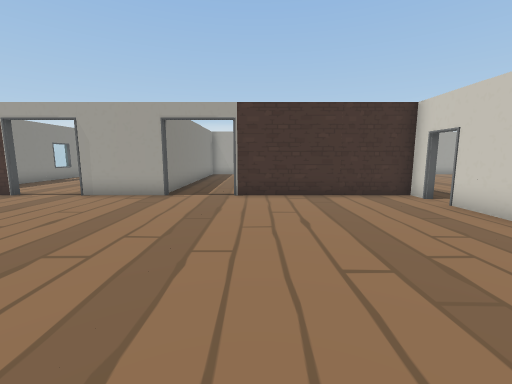
[1] (above)

24 first-person views from a walk through a Unity game level. The camera is 1.3 m above the floor, tilts 8° down and sees 90° across. The floor is counted in squares, 1 m on a side. Each view is taken from the middle of a square. On the plan, view 1 faces up. The plan holds only what a view shows up to about 13 squares ahead; the rest is blank. The place goes on beyond the plan. Door leaves are left out, so doorways stand open.

[2]
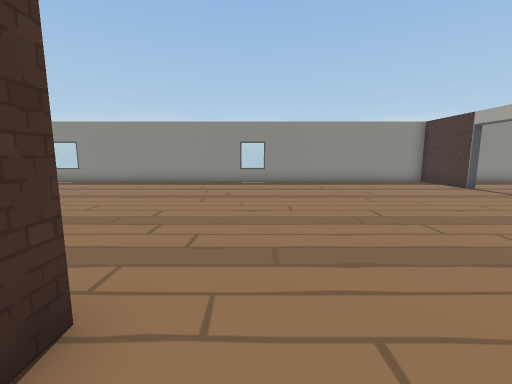

[3]
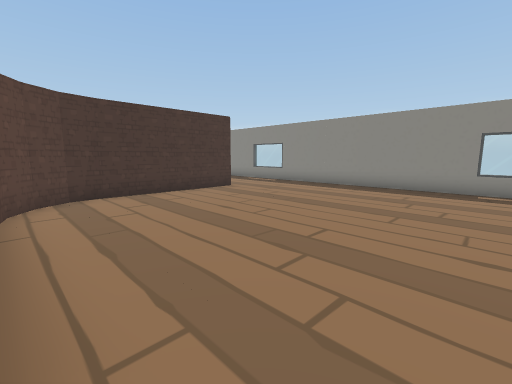

[4]
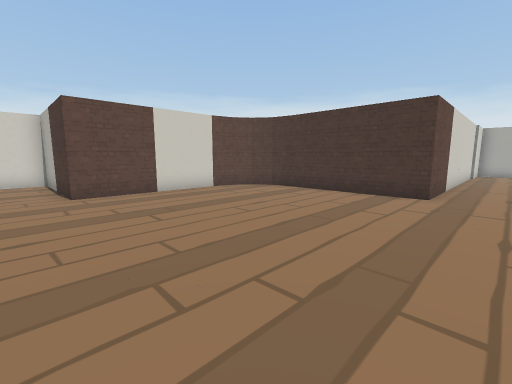

[5]
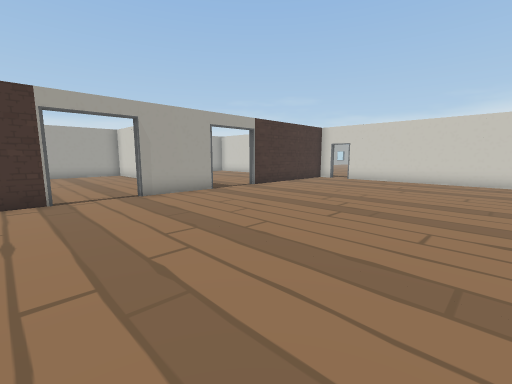

[6]
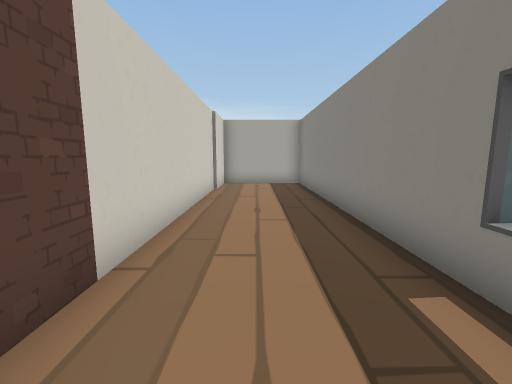

[7]
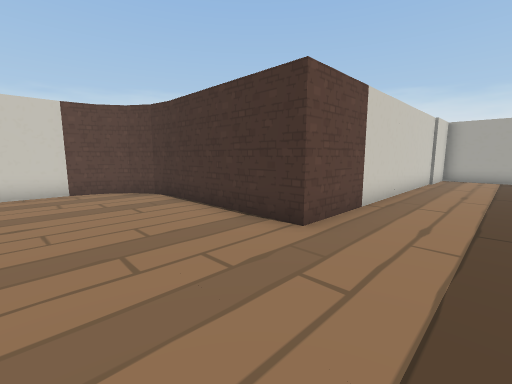

[8]
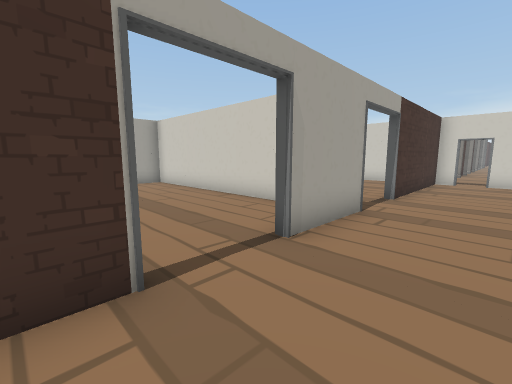

[9]
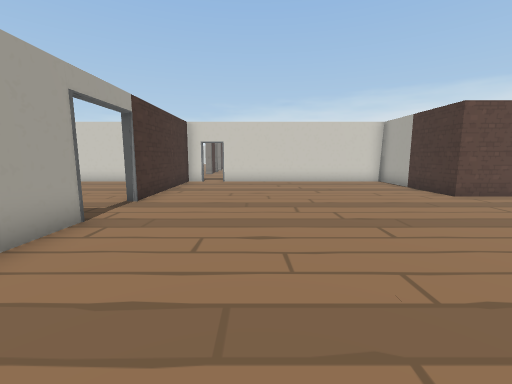

[10]
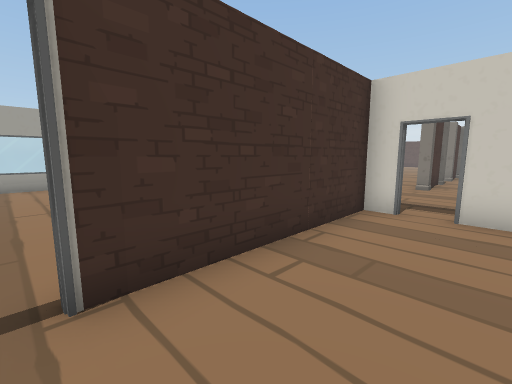

[11]
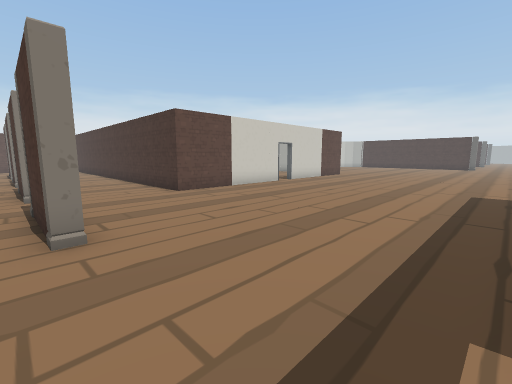

[12]
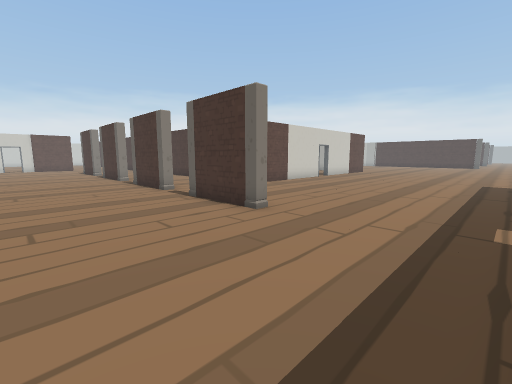

[13]
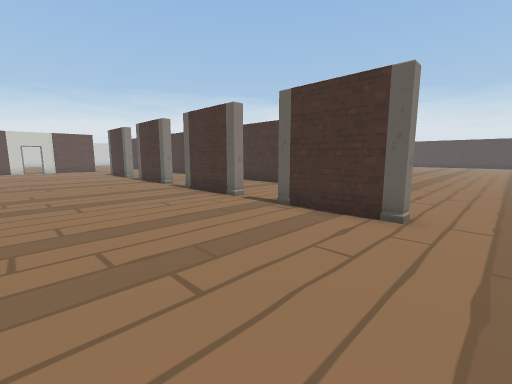

[14]
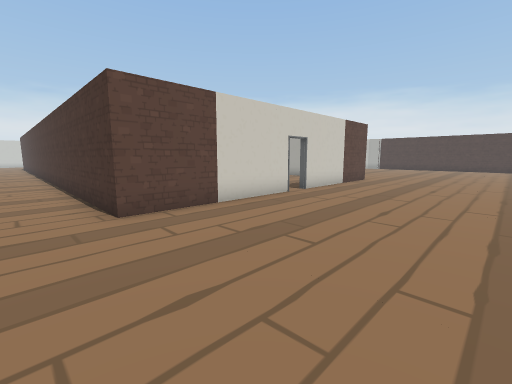

[15]
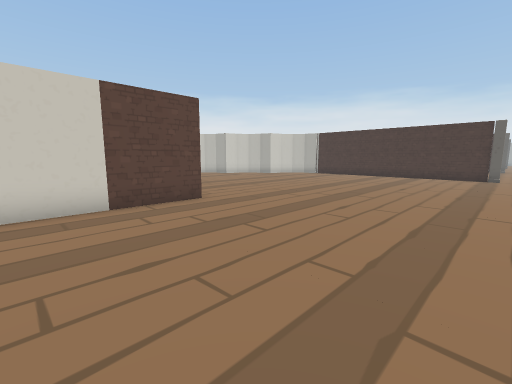

[16]
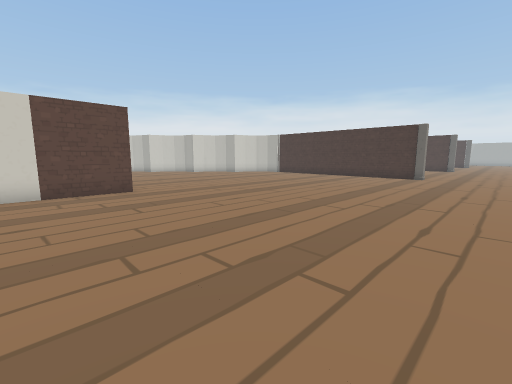

[17]
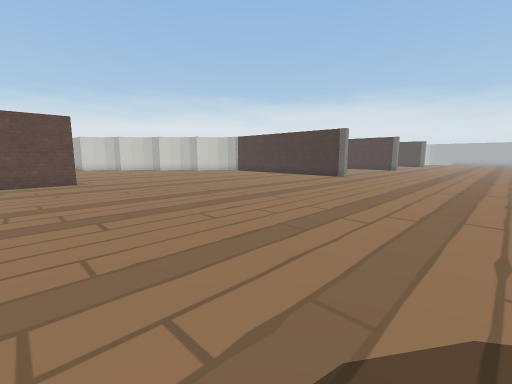

[18]
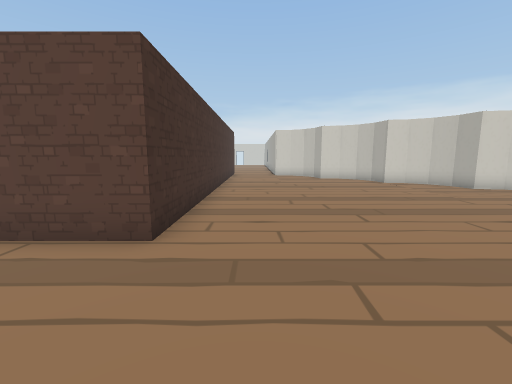

[19]
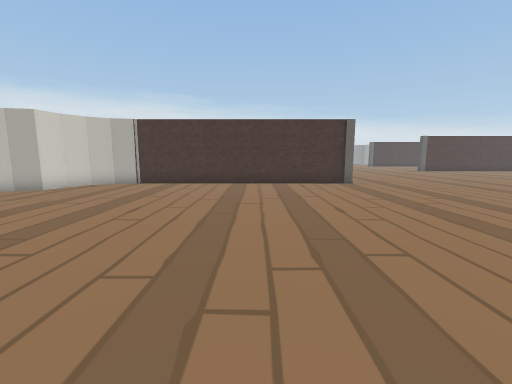

[20]
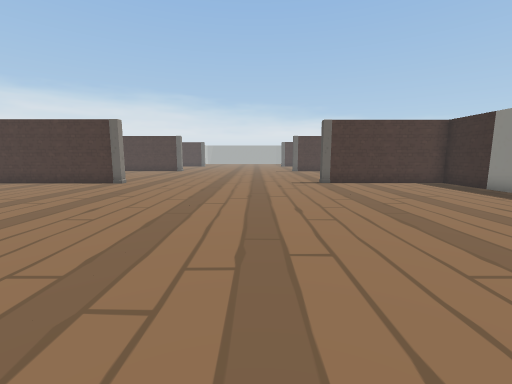

[21]
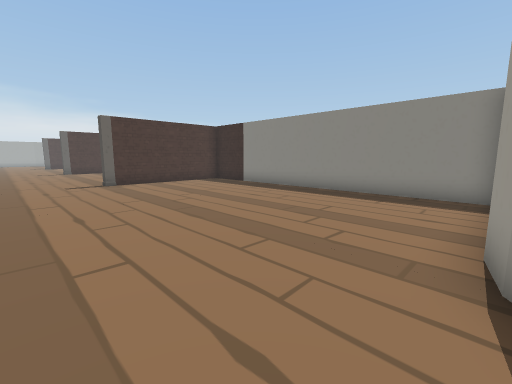

[22]
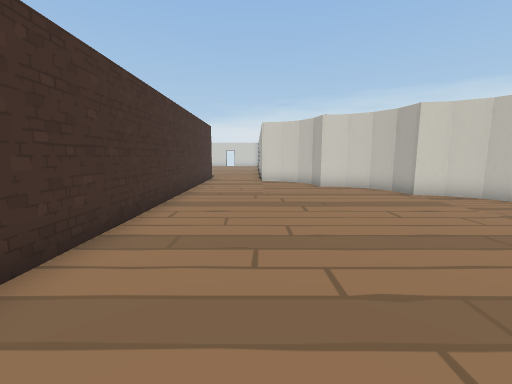

[23]
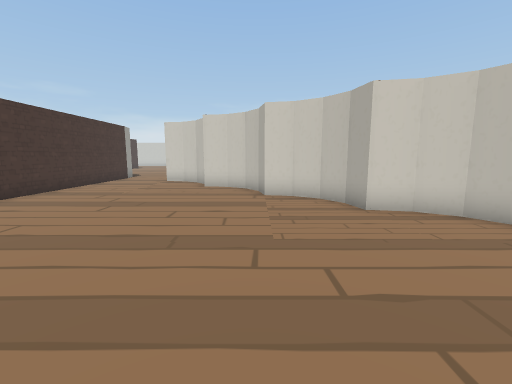

[24]
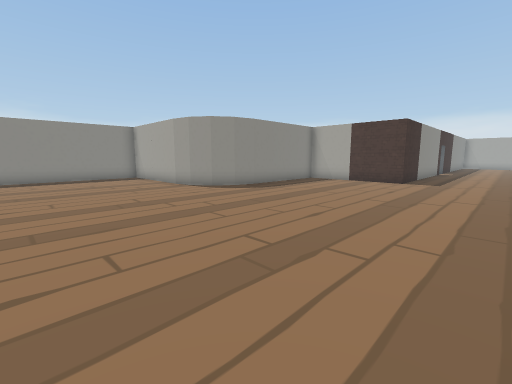

### Floor plan
Points are (right, up) in squares from view 1. A wall is a line through its corners. A room is listed if a view was taken in it or the views show most of it. See-through windows are left out.
Room 1 (views 1, 2, 3, 4, 5, 6, 7, 8, 9, 10)
walls: (0.2, -6.6) (0.2, -1.4) (5.2, -1.4) (5.2, 6.7); (-2.3, -8.9) (-1.3, -8.7) (-0.5, -8.2) (0, -7.5) (0.2, -6.4); (-3.1, 8.5) (-5.9, 8.5); (-11.1, -10.9) (-11.1, -21.3) (-7.3, -21.3) (-7.3, -8.9) (-2.1, -8.9); (-8, 8.5) (-11.1, 8.5) (-11.1, -9.1); (5.2, 8.5) (-0.8, 8.5)
ways out: opening at (5, 7) to room 2; opening at (-7, 8); opening at (-1.5, 8)
Room 2 (views 11, 12, 13, 14, 15, 16, 17, 18, 19, 20, 21, 22, 23, 24)
walls: (14.8, -1.6) (14.8, 4.3) (25.9, 4.3); (5.4, 0) (5.4, -1.6) (3.8, -1.6); (0.4, -6.5) (0.2, -7.5) (-0.4, -8.4) (-1.2, -8.9) (-2.3, -9.2); (0.4, -5) (0.4, -6.6); (-2.1, -9.1) (-3.8, -9.1); (12.4, 8.5) (11.6, 8.5); (11.4, 8.6) (12.5, 8.6); (9.6, -21.3) (18.8, -21.3); (16.4, 8.6) (17.5, 8.6); (27.5, -8.4) (14.8, -8.4) (14.8, -2.5); (18.7, -21.2) (19.7, -21) (20.4, -20.5) (20.9, -19.7) (21.1, -18.7) (22, -18.5) (22.8, -18) (23.3, -17.2) (23.5, -16.3) (24.5, -16.1) (25.3, -15.6) (25.8, -14.8) (26, -13.8) (26.9, -13.6) (27.6, -13.2); (21.4, 8.6) (22.4, 8.6); (-7.1, -9.3) (-7.1, -21.3) (-1.5, -21.3)
ways out: opening at (5, 7) to room 1; opening at (15, -2)
objects: other object (-1, -22); other object (9, -22) to (9, -21); other object (11, 8); other object (13, 8); other object (16, 8); other object (18, 8); other object (21, 8); other object (23, 8)

Where each view was taken, in squares from view 1:
view 1: 0 up, 0 right, facing up
view 2: 0 up, 2 right, facing left
view 3: 0 up, 0 right, facing down-left
view 4: 0 up, 9 left, facing down-right
view 5: 0 up, 9 left, facing up-right
view 6: 9 down, 9 left, facing down
view 7: 5 down, 10 left, facing down-right
view 8: 6 up, 9 left, facing up-right
view 9: 5 up, 8 left, facing right
view 10: 6 up, 1 left, facing up-right
view 11: 9 up, 6 right, facing down-right
view 12: 13 up, 6 right, facing down-right
view 13: 14 up, 9 right, facing down-right
view 14: 6 up, 9 right, facing down-right
view 15: 4 down, 8 right, facing down-right
view 16: 5 down, 5 right, facing down-right
view 17: 6 down, 1 right, facing down-right
view 18: 10 down, 11 right, facing right
view 19: 9 down, 13 right, facing down
view 20: 9 down, 2 right, facing down
view 21: 9 down, 2 right, facing down-left
view 22: 11 down, 15 right, facing right
view 23: 16 down, 15 right, facing right
view 24: 15 down, 9 right, facing up-left
